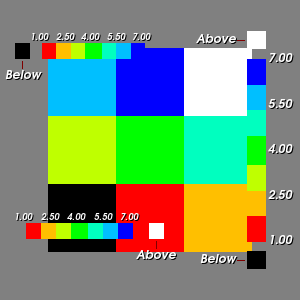

This figure's Python source:
#!/usr/bin/env python

# Test vtkScalarBarActor with above/below range swatches on a plane source.

import vtkmodules.vtkInteractionStyle  # noqa: F401
import vtkmodules.vtkRenderingFreeType  # noqa: F401
import vtkmodules.vtkRenderingOpenGL2  # noqa: F401

from vtkmodules.vtkCommonCore import vtkDoubleArray, vtkLookupTable
from vtkmodules.vtkFiltersSources import vtkPlaneSource
from vtkmodules.vtkRenderingAnnotation import vtkScalarBarActor
from vtkmodules.vtkRenderingCore import (
    vtkActor,
    vtkPolyDataMapper,
    vtkRenderWindow,
    vtkRenderWindowInteractor,
    vtkRenderer,
)

resolution = 3

# Plane source with cell data
plane = vtkPlaneSource()
plane.SetXResolution(resolution)
plane.SetYResolution(resolution)

cell_data = vtkDoubleArray()
for i in range(resolution * resolution):
    cell_data.InsertNextValue(i)

plane.Update()
plane.GetOutput().GetCellData().SetScalars(cell_data)

# Mapper
plane_mapper = vtkPolyDataMapper()
plane_mapper.SetInputConnection(plane.GetOutputPort())
plane_mapper.SetScalarRange(1, 7)

plane_actor = vtkActor()
plane_actor.SetMapper(plane_mapper)

# Configure lookup table with above/below range colors
lut = vtkLookupTable.SafeDownCast(plane_mapper.GetLookupTable())
lut.SetUseBelowRangeColor(True)
lut.SetUseAboveRangeColor(True)
lut.SetNumberOfColors(7)

# Scalar bar 1 — vertical with both swatches
scalar_bar = vtkScalarBarActor()
scalar_bar.SetLookupTable(plane_mapper.GetLookupTable())
scalar_bar.SetDrawBelowRangeSwatch(True)
scalar_bar.SetDrawAboveRangeSwatch(True)

# Scalar bar 2 — horizontal with below swatch
scalar_bar_2 = vtkScalarBarActor()
scalar_bar_2.SetLookupTable(plane_mapper.GetLookupTable())
scalar_bar_2.SetDrawBelowRangeSwatch(True)
scalar_bar_2.SetOrientationToHorizontal()
scalar_bar_2.SetWidth(0.5)
scalar_bar_2.SetHeight(0.15)
scalar_bar_2.GetPositionCoordinate().SetCoordinateSystemToNormalizedViewport()
scalar_bar_2.GetPositionCoordinate().SetValue(0.05, 0.8)

# Scalar bar 3 — horizontal with above swatch
scalar_bar_3 = vtkScalarBarActor()
scalar_bar_3.SetLookupTable(plane_mapper.GetLookupTable())
scalar_bar_3.SetDrawAboveRangeSwatch(True)
scalar_bar_3.SetOrientationToHorizontal()
scalar_bar_3.SetWidth(0.5)
scalar_bar_3.SetHeight(0.15)
scalar_bar_3.GetPositionCoordinate().SetCoordinateSystemToNormalizedViewport()
scalar_bar_3.GetPositionCoordinate().SetValue(0.05, 0.2)

# Renderer
renderer = vtkRenderer()
renderer.AddActor(plane_actor)
renderer.AddActor(scalar_bar)
renderer.AddActor(scalar_bar_2)
renderer.AddActor(scalar_bar_3)
renderer.SetBackground(0.5, 0.5, 0.5)

# Render window
render_window = vtkRenderWindow()
render_window.AddRenderer(renderer)
render_window.SetWindowName("scalar bar above below")
render_window.SetMultiSamples(0)
render_window.SetSize(300, 300)

# Interactor
interactor = vtkRenderWindowInteractor()
interactor.SetRenderWindow(render_window)

interactor.Initialize()
interactor.Start()
